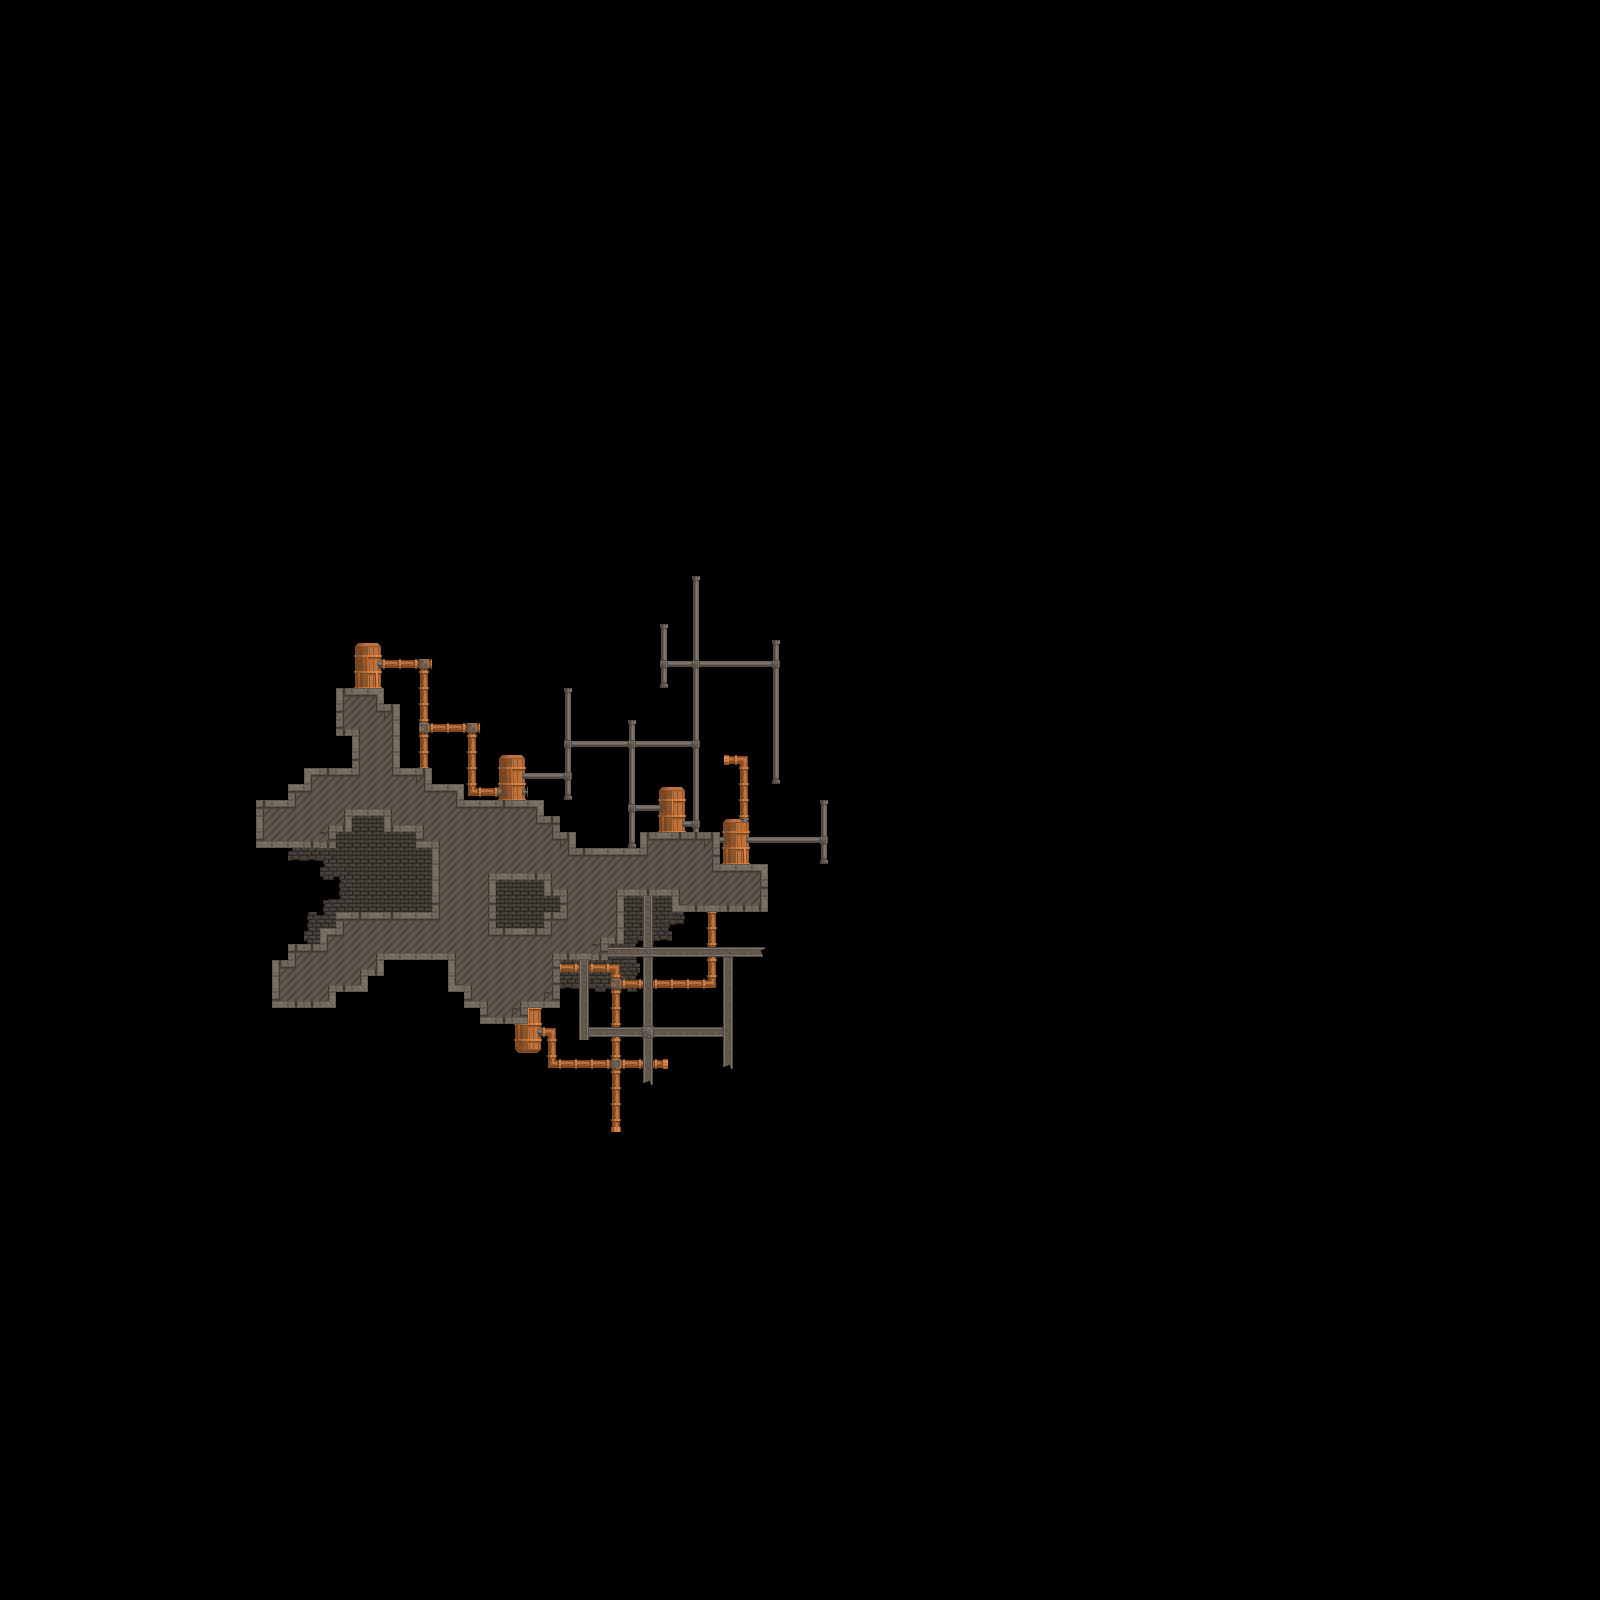

A level layout from a 2D game, rendered from its tile map. Below: a short description, then the map file with tile-grid data replaced by summaries:
An orthogonal 100x100 tile map with 16x16 px tiles, 4 tile layers (Back, Pipes, Frame, Ground), 4 tilesets and 36 objects.

<map version="1.0" orientation="orthogonal" renderorder="right-down" width="100" height="100" tilewidth="16" tileheight="16" nextobjectid="50">
 <tileset firstgid="1" name="Steampunk Blocks" tilewidth="16" tileheight="16" tilecount="96" columns="12">
  <image source="Steampunk Blocks.png" width="192" height="128" />
  <terraintypes>
   <terrain name="Floor" tile="6" />
  </terraintypes>
  <tile id="8" terrain=",0,," />
  <tile id="9" terrain=",,,0" />
  <tile id="10" terrain="0,,0," />
  <tile id="11" terrain="0,0,," />
  <tile id="13" terrain=",,,0" />
  <tile id="14" terrain=",,0,0" />
  <tile id="15" terrain=",,0," />
  <tile id="20" terrain="0,,," />
  <tile id="21" terrain=",,0," />
  <tile id="22" terrain=",,0,0" />
  <tile id="23" terrain=",0,,0" />
  <tile id="25" terrain=",0,,0" />
  <tile id="26" terrain="0,0,0,0" />
  <tile id="27" terrain="0,,0," />
  <tile id="28" terrain=",,,0" />
  <tile id="29" terrain=",,0," />
  <tile id="30" terrain=",0,," />
  <tile id="31" terrain=",,,0" />
  <tile id="32" terrain="0,0,0," />
  <tile id="33" terrain="0,0,,0" />
  <tile id="34" terrain=",0,0," />
  <tile id="35" terrain="0,,,0" />
  <tile id="37" terrain=",0,," />
  <tile id="38" terrain="0,0,," />
  <tile id="39" terrain="0,,," />
  <tile id="40" terrain=",0,," />
  <tile id="41" terrain="0,,," />
  <tile id="42" terrain="0,,," />
  <tile id="43" terrain=",,0," />
  <tile id="44" terrain="0,,0,0" />
  <tile id="45" terrain=",0,0,0" />
 </tileset>
 <tileset firstgid="97" name="Steampunk Brick Back" tilewidth="16" tileheight="16" tilecount="48" columns="12">
  <image source="Steampunk Brick Back.png" width="192" height="64" />
  <terraintypes>
   <terrain name="Brick" tile="-1" />
  </terraintypes>
  <tile id="8" terrain=",0,," />
  <tile id="9" terrain=",,,0" />
  <tile id="10" terrain="0,,0," />
  <tile id="11" terrain="0,0,," />
  <tile id="13" terrain=",,,0" />
  <tile id="14" terrain=",,0,0" />
  <tile id="15" terrain=",,0," />
  <tile id="20" terrain="0,,," />
  <tile id="21" terrain=",,0," />
  <tile id="22" terrain=",,0,0" />
  <tile id="23" terrain=",0,,0" />
  <tile id="25" terrain=",0,,0" />
  <tile id="26" terrain="0,0,0,0" />
  <tile id="27" terrain="0,,0," />
  <tile id="28" terrain=",,,0" />
  <tile id="29" terrain=",,0," />
  <tile id="30" terrain=",0,," />
  <tile id="31" terrain=",,,0" />
  <tile id="32" terrain="0,0,0," />
  <tile id="33" terrain="0,0,,0" />
  <tile id="34" terrain=",0,0," />
  <tile id="35" terrain="0,,,0" />
  <tile id="37" terrain=",0,," />
  <tile id="38" terrain="0,0,," />
  <tile id="39" terrain="0,,," />
  <tile id="40" terrain=",0,," />
  <tile id="41" terrain="0,,," />
  <tile id="42" terrain="0,,," />
  <tile id="43" terrain=",,0," />
  <tile id="44" terrain="0,,0,0" />
  <tile id="45" terrain=",0,0,0" />
 </tileset>
 <tileset firstgid="145" name="Steampunk Corse Elements Dark" tilewidth="16" tileheight="16" tilecount="64" columns="8">
  <image source="Steampunk Corse Elements Dark.png" width="128" height="128" />
 </tileset>
 <tileset firstgid="209" name="Steampunk Corse Elements" tilewidth="16" tileheight="16" tilecount="64" columns="8">
  <image source="Steampunk Corse Elements.png" width="128" height="128" />
  <tile id="53">
   <animation>
    <frame tileid="53" duration="100" />
    <frame tileid="55" duration="100" />
    <frame tileid="51" duration="100" />
   </animation>
  </tile>
 </tileset>
 <layer name="Back" width="100" height="100">
  <data>[10000 cells, 147 non-empty, 25 distinct tile ids]</data>
 </layer>
 <layer name="Pipes" width="100" height="100">
  <data>[10000 cells, 164 non-empty, 32 distinct tile ids]</data>
 </layer>
 <layer name="Frame" width="100" height="100">
  <data>[10000 cells, 40 non-empty, 9 distinct tile ids]</data>
 </layer>
 <layer name="Ground" width="100" height="100">
  <data>[10000 cells, 256 non-empty, 28 distinct tile ids]</data>
 </layer>
 <objectgroup name="Collision">
  <object id="3" x="256" y="800" width="80" height="48" />
  <object id="4" x="288" y="784" width="16" height="16" />
  <object id="7" x="352" y="736" width="16" height="32" />
  <object id="13" x="336" y="688" width="48" height="48" />
  <object id="14" x="384" y="704" width="16" height="64" />
  <object id="16" x="384" y="768" width="48" height="64" />
  <object id="17" x="336" y="800" width="48" height="16" />
  <object id="18" x="336" y="816" width="16" height="16" />
  <object id="19" x="432" y="784" width="32" height="16" />
  <object id="20" x="304" y="768" width="64" height="32" />
  <object id="21" x="416" y="832" width="32" height="16" />
  <object id="22" x="432" y="848" width="16" height="80" />
  <object id="23" x="336" y="912" width="96" height="16" />
  <object id="24" x="272" y="960" width="64" height="48" />
  <object id="25" x="288" y="944" width="48" height="16" />
  <object id="26" x="320" y="928" width="16" height="16" />
  <object id="27" x="336" y="928" width="32" height="64" />
  <object id="28" x="368" y="928" width="16" height="48" />
  <object id="29" x="384" y="928" width="80" height="32" />
  <object id="30" x="448" y="960" width="32" height="32" />
  <object id="31" x="464" y="992" width="16" height="16" />
  <object id="32" x="480" y="992" width="48" height="32" />
  <object id="33" x="528" y="976" width="32" height="32" />
  <object id="34" x="544" y="944" width="16" height="32" />
  <object id="35" x="560" y="928" width="48" height="32" />
  <object id="36" x="608" y="880" width="16" height="64" />
  <object id="37" x="624" y="864" width="64" height="32" />
  <object id="38" x="672" y="896" width="96" height="16" />
  <object id="39" x="704" y="864" width="64" height="32" />
  <object id="40" x="704" y="832" width="16" height="32" />
  <object id="41" x="640" y="832" width="64" height="32" />
  <object id="42" x="560" y="848" width="80" height="16" />
  <object id="43" x="544" y="832" width="32" height="16" />
  <object id="44" x="528" y="816" width="32" height="16" />
  <object id="45" x="432" y="800" width="112" height="16" />
  <object id="47" x="752" y="1072">
   <properties>
    <property name="Restitution" type="float" value="1.3" />
   </properties>
   <polygon points="0,0 112,-64 112,16 48,80 -16,96 -64,112 -16,16" />
  </object>
 </objectgroup>
</map>
